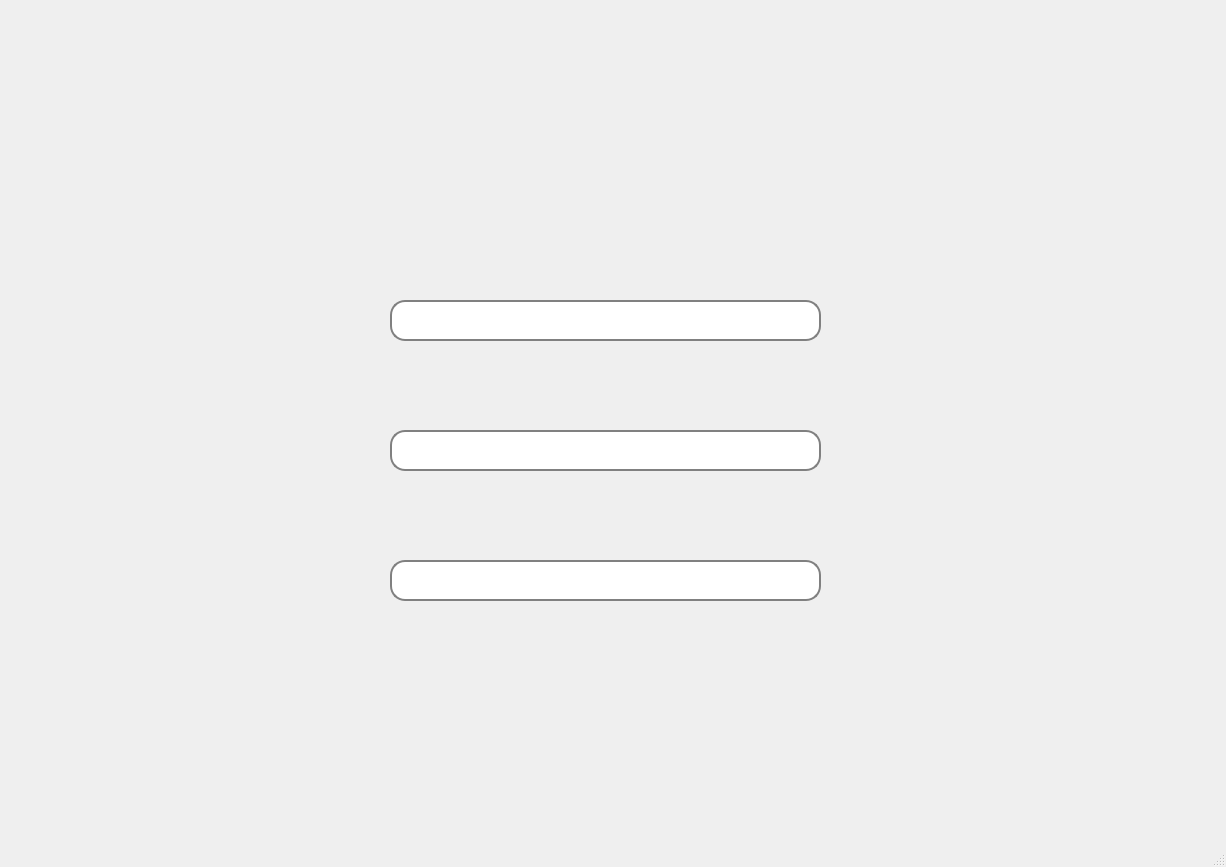
<?xml version="1.0" encoding="UTF-8"?>
<ui version="4.0">
 <class>MainWindow</class>
 <widget class="QMainWindow" name="MainWindow">
  <property name="geometry">
   <rect>
    <x>0</x>
    <y>0</y>
    <width>1226</width>
    <height>867</height>
   </rect>
  </property>
  <property name="windowTitle">
   <string>MainWindow</string>
  </property>
  <widget class="QWidget" name="centralwidget">
   <widget class="QLabel" name="label">
    <property name="geometry">
     <rect>
      <x>0</x>
      <y>0</y>
      <width>1221</width>
      <height>811</height>
     </rect>
    </property>
    <property name="text">
     <string/>
    </property>
    <property name="pixmap">
     <pixmap>../assets/image/BG CHANGE PASSWORD.png</pixmap>
    </property>
    <property name="scaledContents">
     <bool>true</bool>
    </property>
   </widget>
   <widget class="QLineEdit" name="lineEditCurrentPassword">
    <property name="geometry">
     <rect>
      <x>390</x>
      <y>300</y>
      <width>431</width>
      <height>41</height>
     </rect>
    </property>
    <property name="styleSheet">
     <string notr="true">QLineEdit {
    border-radius: 15px;  /* Bo góc 15px */
    border: 2px solid gray;  /* Viền xám */
    padding: 5px;  /* Giúp chữ không bị dính vào viền */
    background-color: white;
    font-size: 16px;
}
</string>
    </property>
   </widget>
   <widget class="QLineEdit" name="lineEditNewPassword">
    <property name="geometry">
     <rect>
      <x>390</x>
      <y>430</y>
      <width>431</width>
      <height>41</height>
     </rect>
    </property>
    <property name="styleSheet">
     <string notr="true">QLineEdit {
    border-radius: 15px;  /* Bo góc 15px */
    border: 2px solid gray;  /* Viền xám */
    padding: 5px;  /* Giúp chữ không bị dính vào viền */
    background-color: white;
    font-size: 16px;
}
</string>
    </property>
   </widget>
   <widget class="QLineEdit" name="lineEditConfirmPassword">
    <property name="geometry">
     <rect>
      <x>390</x>
      <y>560</y>
      <width>431</width>
      <height>41</height>
     </rect>
    </property>
    <property name="styleSheet">
     <string notr="true">QLineEdit {
    border-radius: 15px;  /* Bo góc 15px */
    border: 2px solid gray;  /* Viền xám */
    padding: 5px;  /* Giúp chữ không bị dính vào viền */
    background-color: white;
    font-size: 16px;
}
</string>
    </property>
   </widget>
   <widget class="QPushButton" name="pushButtonSumit">
    <property name="geometry">
     <rect>
      <x>390</x>
      <y>640</y>
      <width>421</width>
      <height>61</height>
     </rect>
    </property>
    <property name="styleSheet">
     <string notr="true">QPushButton {
    background-color: rgba(0, 0, 0, 0); /* Nền trong suốt */
    border: none;  /* Loại bỏ viền */
    color: white;  /* Màu chữ */
    font-size: 18px;
}
</string>
    </property>
    <property name="text">
     <string/>
    </property>
    <property name="icon">
     <iconset>
      <normaloff>../assets/icons/Submit.png</normaloff>../assets/icons/Submit.png</iconset>
    </property>
    <property name="iconSize">
     <size>
      <width>400</width>
      <height>2000</height>
     </size>
    </property>
   </widget>
   <widget class="QPushButton" name="pushButtonMail">
    <property name="geometry">
     <rect>
      <x>1100</x>
      <y>500</y>
      <width>101</width>
      <height>81</height>
     </rect>
    </property>
    <property name="styleSheet">
     <string notr="true">QPushButton {
    background-color: rgba(0, 0, 0, 0); /* Nền trong suốt */
    border: none;  /* Loại bỏ viền */
    color: white;  /* Màu chữ */
    font-size: 18px;
}
</string>
    </property>
    <property name="text">
     <string/>
    </property>
    <property name="icon">
     <iconset>
      <normaloff>../assets/icons/MAIL.png</normaloff>../assets/icons/MAIL.png</iconset>
    </property>
    <property name="iconSize">
     <size>
      <width>70</width>
      <height>2000</height>
     </size>
    </property>
   </widget>
   <widget class="QPushButton" name="pushButtonPhone">
    <property name="geometry">
     <rect>
      <x>1100</x>
      <y>600</y>
      <width>101</width>
      <height>81</height>
     </rect>
    </property>
    <property name="styleSheet">
     <string notr="true">QPushButton {
    background-color: rgba(0, 0, 0, 0); /* Nền trong suốt */
    border: none;  /* Loại bỏ viền */
    color: white;  /* Màu chữ */
    font-size: 18px;
}
</string>
    </property>
    <property name="text">
     <string/>
    </property>
    <property name="icon">
     <iconset>
      <normaloff>../assets/icons/PHONE.png</normaloff>../assets/icons/PHONE.png</iconset>
    </property>
    <property name="iconSize">
     <size>
      <width>70</width>
      <height>2000</height>
     </size>
    </property>
   </widget>
   <widget class="QPushButton" name="pushButtonFacebook">
    <property name="geometry">
     <rect>
      <x>1100</x>
      <y>700</y>
      <width>101</width>
      <height>81</height>
     </rect>
    </property>
    <property name="styleSheet">
     <string notr="true">QPushButton {
    background-color: rgba(0, 0, 0, 0); /* Nền trong suốt */
    border: none;  /* Loại bỏ viền */
    color: white;  /* Màu chữ */
    font-size: 18px;
}
</string>
    </property>
    <property name="text">
     <string/>
    </property>
    <property name="icon">
     <iconset>
      <normaloff>../assets/icons/facebook-logo.png</normaloff>../assets/icons/facebook-logo.png</iconset>
    </property>
    <property name="iconSize">
     <size>
      <width>70</width>
      <height>2000</height>
     </size>
    </property>
   </widget>
  </widget>
  <widget class="QMenuBar" name="menubar">
   <property name="geometry">
    <rect>
     <x>0</x>
     <y>0</y>
     <width>1226</width>
     <height>21</height>
    </rect>
   </property>
  </widget>
  <widget class="QStatusBar" name="statusbar"/>
 </widget>
 <resources/>
 <connections/>
</ui>
